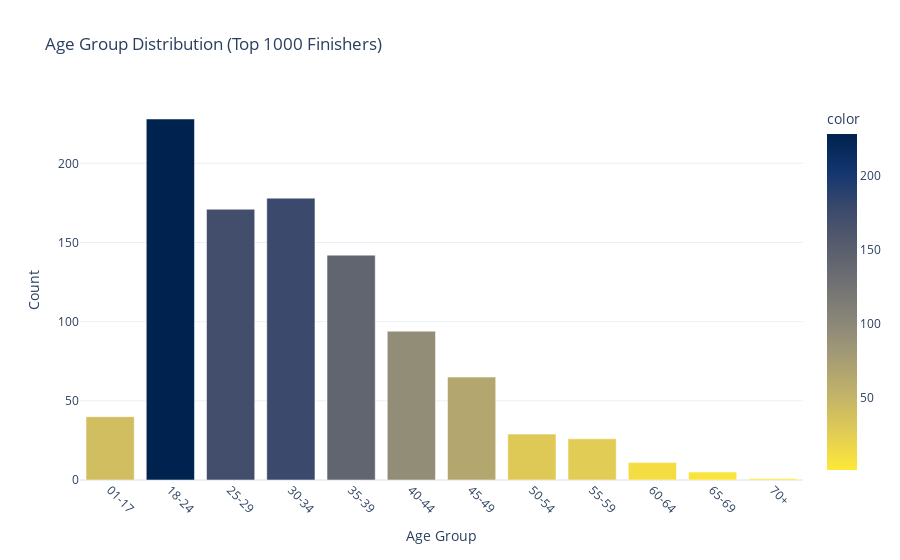

Notebook code cell kept with this figure:
### Code cell
# Define age groups
bins = [0, 17, 24, 29, 34, 39, 44, 49, 54, 59, 64, 69, 120]
labels = ['01-17', '18-24', '25-29', '30-34', '35-39', '40-44',
          '45-49', '50-54', '55-59', '60-64', '65-69', '70+']

# Assign age groups
df['age_group'] = pd.cut(df['Age'], bins=bins, labels=labels, right=True)

# Count finishers and ensure all labels are represented
age_counts = df['age_group'].value_counts().reindex(labels, fill_value=0)
counts = age_counts.values
percentages = [round((count / counts.sum()) * 100, 2) for count in counts]

# Build Plotly figure
fig = px.bar(
    x=labels,
    y=counts,
    color=counts,
    color_continuous_scale='Cividis_r',
    title='Age Group Distribution (Top 1000 Finishers)',
    labels={'x': 'Age Group', 'y': 'Count'},
    custom_data=[percentages]
)

fig.update_layout(
    xaxis_title='Age Group',
    yaxis_title='Count',
    template='plotly_white',
    xaxis_tickangle=45
)

fig.update_traces(
    hovertemplate='<b>Age Group:</b> %{x}<br>' +
                  '<b>Count:</b> %{y}<br>' +
                  '<b>Percent of Total:</b> %{customdata[0]}%<extra></extra>'
)

fig.show()

### Figure 1 — Plotly figure (JSON) as saved in the notebook; plotly's stock layout.template omitted (floating-point values rounded to 4 significant figures)
{"data": [{"customdata": [[4.04], [23.03], [17.27], [17.98], [14.34], [9.49], [6.57], [2.93], [2.63], [1.11], [0.51], [0.1]], "hovertemplate": "<b>Age Group:</b> %{x}<br><b>Count:</b> %{y}<br><b>Percent of Total:</b> %{customdata[0]}%<extra></extra>", "legendgroup": "", "marker": {"color": [40, 228, 171, 178, 142, 94, 65, 29, 26, 11, 5, 1], "coloraxis": "coloraxis", "pattern": {"shape": ""}}, "name": "", "orientation": "v", "showlegend": false, "textposition": "auto", "type": "bar", "x": ["01-17", "18-24", "25-29", "30-34", "35-39", "40-44", "45-49", "50-54", "55-59", "60-64", "65-69", "70+"], "xaxis": "x", "y": [40, 228, 171, 178, 142, 94, 65, 29, 26, 11, 5, 1], "yaxis": "y"}], "layout": {"barmode": "relative", "coloraxis": {"colorbar": {"title": {"text": "color"}}, "colorscale": [[0, "#fee838"], [0.1111, "#e1cc55"], [0.2222, "#c3b369"], [0.3333, "#a59c74"], [0.4444, "#8a8678"], [0.5556, "#707173"], [0.6667, "#575d6d"], [0.7778, "#3b496c"], [0.8889, "#123570"], [1, "#00224e"]]}, "legend": {"tracegroupgap": 0}, "title": {"text": "Age Group Distribution (Top 1000 Finishers)"}, "xaxis": {"anchor": "y", "domain": [0, 1], "tickangle": 45, "title": {"text": "Age Group"}}, "yaxis": {"anchor": "x", "domain": [0, 1], "title": {"text": "Count"}}}}
